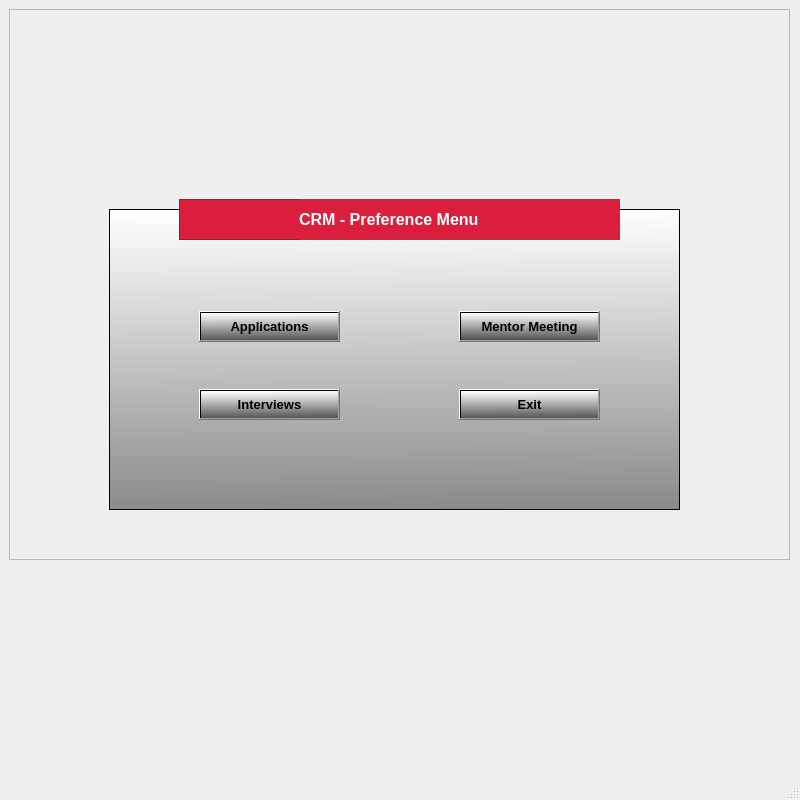
<?xml version="1.0" encoding="UTF-8"?>
<ui version="4.0">
 <class>MainWindow</class>
 <widget class="QMainWindow" name="MainWindow">
  <property name="geometry">
   <rect>
    <x>0</x>
    <y>0</y>
    <width>800</width>
    <height>800</height>
   </rect>
  </property>
  <property name="sizePolicy">
   <sizepolicy hsizetype="Fixed" vsizetype="Fixed">
    <horstretch>0</horstretch>
    <verstretch>0</verstretch>
   </sizepolicy>
  </property>
  <property name="minimumSize">
   <size>
    <width>800</width>
    <height>800</height>
   </size>
  </property>
  <property name="maximumSize">
   <size>
    <width>800</width>
    <height>800</height>
   </size>
  </property>
  <property name="windowTitle">
   <string>MainWindow</string>
  </property>
  <widget class="QWidget" name="centralwidget">
   <property name="sizePolicy">
    <sizepolicy hsizetype="Fixed" vsizetype="Fixed">
     <horstretch>0</horstretch>
     <verstretch>0</verstretch>
    </sizepolicy>
   </property>
   <property name="minimumSize">
    <size>
     <width>800</width>
     <height>700</height>
    </size>
   </property>
   <property name="maximumSize">
    <size>
     <width>800</width>
     <height>700</height>
    </size>
   </property>
   <widget class="QFrame" name="frame">
    <property name="geometry">
     <rect>
      <x>9</x>
      <y>9</y>
      <width>781</width>
      <height>551</height>
     </rect>
    </property>
    <property name="sizePolicy">
     <sizepolicy hsizetype="Preferred" vsizetype="Preferred">
      <horstretch>0</horstretch>
      <verstretch>0</verstretch>
     </sizepolicy>
    </property>
    <property name="maximumSize">
     <size>
      <width>800</width>
      <height>700</height>
     </size>
    </property>
    <property name="autoFillBackground">
     <bool>true</bool>
    </property>
    <property name="frameShape">
     <enum>QFrame::StyledPanel</enum>
    </property>
    <property name="frameShadow">
     <enum>QFrame::Raised</enum>
    </property>
    <widget class="QLabel" name="label">
     <property name="geometry">
      <rect>
       <x>166</x>
       <y>30</y>
       <width>391</width>
       <height>91</height>
      </rect>
     </property>
     <property name="maximumSize">
      <size>
       <width>800</width>
       <height>700</height>
      </size>
     </property>
     <property name="text">
      <string/>
     </property>
     <property name="pixmap">
      <pixmap>img/logo.png</pixmap>
     </property>
     <property name="scaledContents">
      <bool>true</bool>
     </property>
    </widget>
    <widget class="QFrame" name="frame_2">
     <property name="geometry">
      <rect>
       <x>100</x>
       <y>200</y>
       <width>571</width>
       <height>301</height>
      </rect>
     </property>
     <property name="maximumSize">
      <size>
       <width>800</width>
       <height>700</height>
      </size>
     </property>
     <property name="autoFillBackground">
      <bool>false</bool>
     </property>
     <property name="styleSheet">
      <string notr="true">background-color: qlineargradient(spread:pad, x1:0.511364, y1:1, x2:0.500227, y2:0, stop:0 rgba(138, 138, 138, 255), stop:1 rgba(255, 255, 255, 255));</string>
     </property>
     <property name="frameShape">
      <enum>QFrame::StyledPanel</enum>
     </property>
     <property name="frameShadow">
      <enum>QFrame::Raised</enum>
     </property>
     <widget class="QPushButton" name="pushButton">
      <property name="geometry">
       <rect>
        <x>90</x>
        <y>102</y>
        <width>141</width>
        <height>31</height>
       </rect>
      </property>
      <property name="maximumSize">
       <size>
        <width>800</width>
        <height>700</height>
       </size>
      </property>
      <property name="font">
       <font>
        <family>Arial</family>
        <pointsize>10</pointsize>
        <weight>75</weight>
        <bold>true</bold>
       </font>
      </property>
      <property name="styleSheet">
       <string notr="true">background-color: rgb(182, 182, 182);
background-color: qlineargradient(spread:pad, x1:0.511364, y1:1, x2:0.489, y2:0, stop:0 rgba(86, 86, 86, 255), stop:1 rgba(255, 255, 255, 255));
background-color: qlineargradient(spread:pad, x1:0.511364, y1:1, x2:0.489, y2:0, stop:0 rgba(86, 86, 86, 255), stop:1 rgba(255, 255, 255, 255));
color: rgb(0, 0, 0)</string>
      </property>
      <property name="text">
       <string>Applications</string>
      </property>
     </widget>
     <widget class="QPushButton" name="pushButton_2">
      <property name="geometry">
       <rect>
        <x>90</x>
        <y>180</y>
        <width>141</width>
        <height>31</height>
       </rect>
      </property>
      <property name="maximumSize">
       <size>
        <width>800</width>
        <height>700</height>
       </size>
      </property>
      <property name="font">
       <font>
        <family>Arial</family>
        <pointsize>10</pointsize>
        <weight>75</weight>
        <bold>true</bold>
       </font>
      </property>
      <property name="styleSheet">
       <string notr="true">background-color: rgb(182, 182, 182);
background-color: qlineargradient(spread:pad, x1:0.511364, y1:1, x2:0.489, y2:0, stop:0 rgba(86, 86, 86, 255), stop:1 rgba(255, 255, 255, 255));
color: rgb(0, 0, 0)</string>
      </property>
      <property name="text">
       <string>Interviews</string>
      </property>
     </widget>
     <widget class="QPushButton" name="pushButton_3">
      <property name="geometry">
       <rect>
        <x>350</x>
        <y>102</y>
        <width>141</width>
        <height>31</height>
       </rect>
      </property>
      <property name="maximumSize">
       <size>
        <width>800</width>
        <height>700</height>
       </size>
      </property>
      <property name="font">
       <font>
        <family>Arial</family>
        <pointsize>10</pointsize>
        <weight>75</weight>
        <bold>true</bold>
       </font>
      </property>
      <property name="styleSheet">
       <string notr="true">background-color: rgb(182, 182, 182);
background-color: qlineargradient(spread:pad, x1:0.511364, y1:1, x2:0.489, y2:0, stop:0 rgba(86, 86, 86, 255), stop:1 rgba(255, 255, 255, 255));
background-color: qlineargradient(spread:pad, x1:0.511364, y1:1, x2:0.54, y2:0, stop:0 rgba(82, 82, 82, 255), stop:1 rgba(255, 255, 255, 255));
color: rgb(0, 0, 0)</string>
      </property>
      <property name="text">
       <string>Mentor Meeting</string>
      </property>
     </widget>
     <widget class="QPushButton" name="pushButton_4">
      <property name="geometry">
       <rect>
        <x>350</x>
        <y>180</y>
        <width>141</width>
        <height>31</height>
       </rect>
      </property>
      <property name="maximumSize">
       <size>
        <width>800</width>
        <height>700</height>
       </size>
      </property>
      <property name="font">
       <font>
        <family>Arial</family>
        <pointsize>10</pointsize>
        <weight>75</weight>
        <bold>true</bold>
       </font>
      </property>
      <property name="styleSheet">
       <string notr="true">background-color: rgb(182, 182, 182);
background-color: qlineargradient(spread:pad, x1:0.511364, y1:1, x2:0.489, y2:0, stop:0 rgba(86, 86, 86, 255), stop:1 rgba(255, 255, 255, 255));
color:rgb(0, 0, 0)</string>
      </property>
      <property name="text">
       <string>Exit</string>
      </property>
     </widget>
    </widget>
    <widget class="QFrame" name="frame_3">
     <property name="geometry">
      <rect>
       <x>170</x>
       <y>190</y>
       <width>441</width>
       <height>41</height>
      </rect>
     </property>
     <property name="maximumSize">
      <size>
       <width>800</width>
       <height>700</height>
      </size>
     </property>
     <property name="autoFillBackground">
      <bool>false</bool>
     </property>
     <property name="styleSheet">
      <string notr="true">background-color: rgb(218, 30, 60);</string>
     </property>
     <property name="frameShape">
      <enum>QFrame::StyledPanel</enum>
     </property>
     <property name="frameShadow">
      <enum>QFrame::Raised</enum>
     </property>
     <widget class="QLabel" name="label_2">
      <property name="geometry">
       <rect>
        <x>120</x>
        <y>-10</y>
        <width>351</width>
        <height>61</height>
       </rect>
      </property>
      <property name="maximumSize">
       <size>
        <width>800</width>
        <height>700</height>
       </size>
      </property>
      <property name="font">
       <font>
        <family>Arial</family>
        <pointsize>12</pointsize>
        <weight>75</weight>
        <bold>true</bold>
       </font>
      </property>
      <property name="text">
       <string>&lt;html&gt;&lt;head/&gt;&lt;body&gt;&lt;p&gt;&lt;span style=&quot; color:#ffffff;&quot;&gt;CRM -  Preference Menu&lt;/span&gt;&lt;/p&gt;&lt;/body&gt;&lt;/html&gt;</string>
      </property>
      <property name="scaledContents">
       <bool>true</bool>
      </property>
      <property name="wordWrap">
       <bool>false</bool>
      </property>
     </widget>
    </widget>
   </widget>
  </widget>
  <widget class="QMenuBar" name="menubar">
   <property name="geometry">
    <rect>
     <x>0</x>
     <y>0</y>
     <width>800</width>
     <height>21</height>
    </rect>
   </property>
   <property name="maximumSize">
    <size>
     <width>800</width>
     <height>700</height>
    </size>
   </property>
  </widget>
  <widget class="QStatusBar" name="statusbar">
   <property name="maximumSize">
    <size>
     <width>800</width>
     <height>700</height>
    </size>
   </property>
  </widget>
 </widget>
 <resources/>
 <connections/>
</ui>
